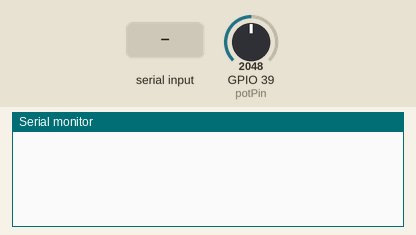
Bench run of a sketch on a simulated ESP32. Shown: the last lines printed to the serial monitor. The inputs (shaded band) are chosen by the test bench; at power-on: GPIO 39 (potPin) = 2048.

Above: at 1.2 s.
1.3 s: "1" received over the second serial link
At 1.46 s:
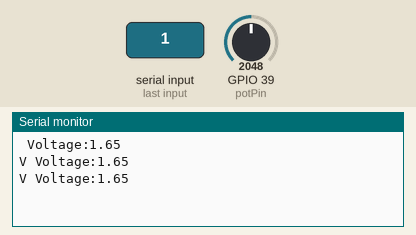
2.8 s: GPIO 39 (potPin) set to 2866
At 2.86 s:
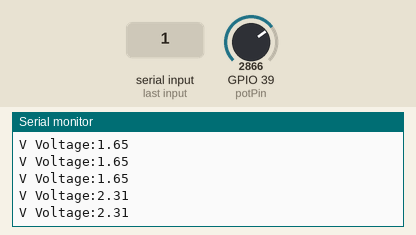
5.8 s: GPIO 39 (potPin) set to 3603
At 5.87 s:
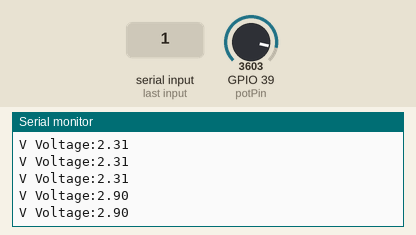
Timing chart, 0 to 8.8 s (numbered marks = the images above; inputs shaded):
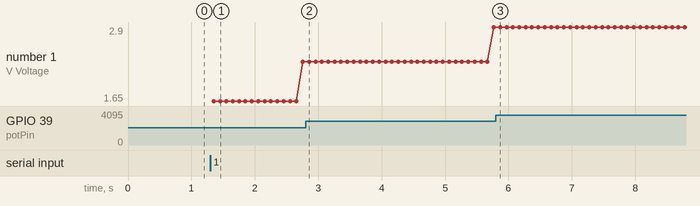

The sketch:

Serial_Com_ESP32.ino
```cpp
#include "HardwareSerial.h"

#define RXD2 16
#define TXD2 17

const int potPin = 39;// Analog pin

int potValue;// do not change
float voltage =0;// do not change


void setup() {
  // initialize serial communication at 115200 bits per second:
  Serial.begin(115200);
  Serial2.begin (115200, SERIAL_8N1, RXD2, TXD2);
}


void loop() {
  // read the input on analog pin potPin:

  while (Serial2.available()) {
  potValue = analogRead(potPin);
  voltage = (3.3/4095.0) * potValue;

  Serial2.print(" Voltage:");
  Serial2.println(voltage);
  Serial2.print("V");

  delay(50);

  Serial.print(" Voltage:");
  Serial.println(voltage);
  Serial.print("V");

  delay (50);

  }

}
```

Measured:
- after the input at 1.3 s, the serial monitor: prints a new line after 0.05 s (image 1)
- after the input at 2.8 s, the serial monitor: prints a new line after 0.06 s (image 2)
- after the input at 5.8 s, the serial monitor: prints a new line after 0.07 s (image 3)
- plotted number 1: 2.31 → 2.9 after the input at 2.8 s
